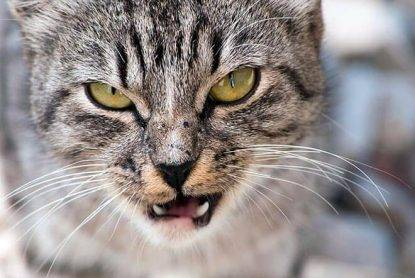
#> input picture gatto.jpg, 415 x 278 px
$ python filtroMedia.py
#> lines starting #> are read from the running program, lines starting #| are printed output that depends on the picture
from math import  floor, ceil
from PIL.Image import new
import cv2 as cv
import numpy as np
import matplotlib.pyplot as plt
import time

from numpy.lib.type_check import imag

image_name = 'gatto.jpg'
# [161 lines left out: functions filtroMediaOpenCV, thresholding, filtroMediaMio, localEnhancement, filtroMediaSlicing, filtroMedianaSlicingMulti and 5 more, not called in this run]

def non_maxima_suppressione(image):
    kernel1 = np.array([[1, 0], [0, -1]])
    kernel2 = np.array([[0, 1], [-1, 0]])
    I_x = cv.filter2D(image, -1, kernel1)
    I_y = cv.filter2D(image, -1, kernel2)
    magnitude = np.sqrt(I_x**2 + I_y**2)
    orientation = np.arctan2(I_y, I_x)
    orientation = orientation * 180. / np.pi
    orientation[orientation<0]+=180 #portiamo tutti gli angoli negativi in angoli positivi
                                    #per ridurre il numero di if
    q = 255
    r = 255
    for i in range(0, image.shape[0]-1):
        for j in range(0, image.shape[1]-1):
            #0 gradi
            if 0 <= orientation[i][j] < 22.5 :
                q = image[i,j+1]
                r = image[i,j-1]
            elif 157.5 <= orientation[i,j] <= 180:
                q = image[i,j+1]
                r = image[i,j-1]
            #45 gradi
            elif 22.5<= orientation[i,j] < 67.5 :
                q = image[i+1,j-1]
                r = image[i-1,j+1]
            #90 gradi
            elif 67.5 <= orientation[i,j] < 125:
                q = image[i+1,j]
                r = image[i-1,j]
            #135 gradi
            elif 112.5 <= orientation[i,j] < 157.5:
                q = image[i-1,j-1]
                r  = image[i+1, j+1]

            if magnitude[i,j] < q and magnitude[i,j] < r:
                image[i,j] = 0

    return image

# [27 lines left out: functions hysteresis, hysteresis_thresholding, not called in this run]

#TODO continuare
def cannys_detect(image, highThreshold, lowThreshold):
    new_image = image.copy()
    new_image = cv.GaussianBlur(new_image, (3,3), 0)
    new_image = non_maxima_suppressione(new_image)
    new_image = hysteresis_thresholding(new_image, highThreshold, lowThreshold)

    return new_image

threshold = 50
enchancement = 3.5
level = 25
image = cv.imread(image_name)
#> image is the input picture: shape (278, 415, 3); mean B, G, R 139, 140.3, 147.9
#gray_im = cv.cvtColor(image, cv.COLOR_BGR2GRAY)
lowThreshold = 10
highThreshold = 15
new_image = cv.cvtColor(image, cv.COLOR_BGR2GRAY)
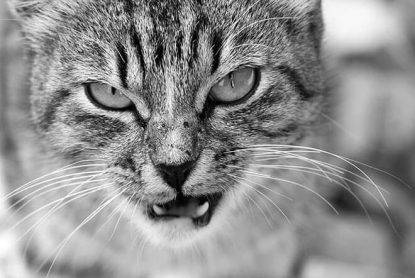
#> new_image: shape (278, 415); min 0, max 255, mean 142.4
new_image = cannys_detect(image, highThreshold, lowThreshold)
#> in cannys_detect, `new_image = cv.GaussianBlur(new_image, (3,3), 0)`:
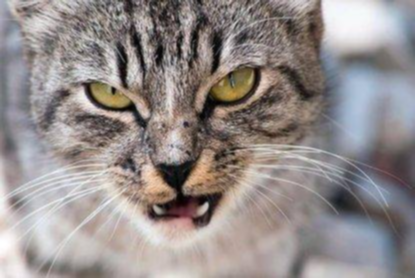
#> new_image: shape (278, 415, 3); mean B, G, R 139, 140.3, 147.9
#> in non_maxima_suppressione, `I_x = cv.filter2D(image, -1, kernel1)`:
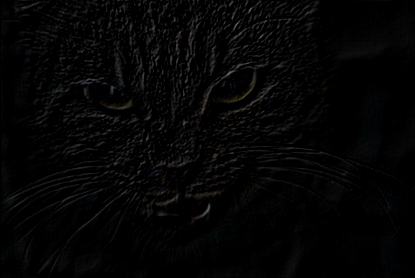
#> I_x: shape (278, 415, 3); mean B, G, R 4.4, 4.4, 4.4
#> in non_maxima_suppressione, `I_y = cv.filter2D(image, -1, kernel2)`:
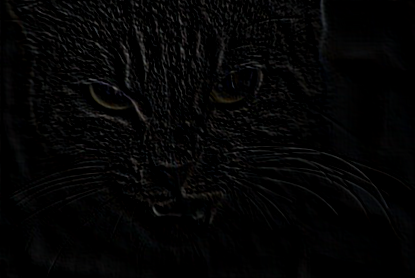
#> I_y: shape (278, 415, 3); mean B, G, R 4.4, 4.3, 4.3
#> in non_maxima_suppressione, `magnitude = np.sqrt(I_x**2 + I_y**2)`:
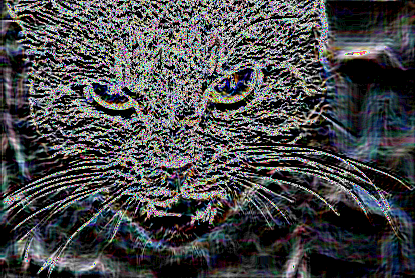
#> magnitude: shape (278, 415, 3) float16; mean B, G, R 4.66, 4.55, 4.5; drawn with min black and max white
#> in non_maxima_suppressione, `orientation = np.arctan2(I_y, I_x)`:
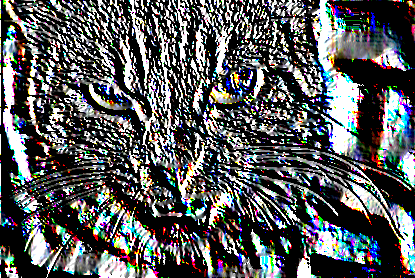
#> orientation: shape (278, 415, 3) float16; mean B, G, R 0.557, 0.549, 0.539; drawn with min black and max white
#> (the run stopped early here; a loop or call above may not have finished)
